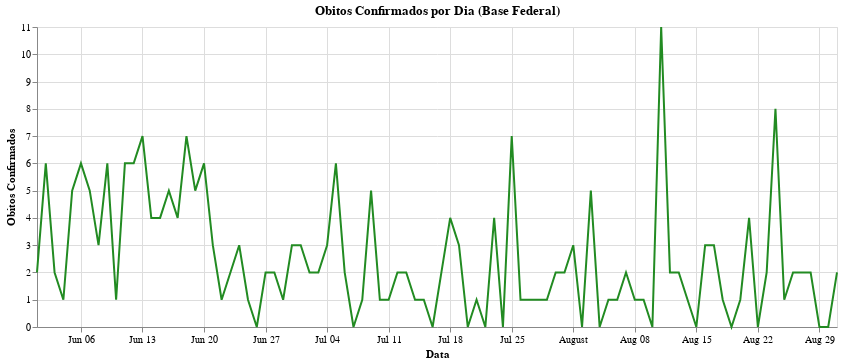

Here is the notebook cell this chart was saved with:
### Code cell
# Gerando o Gráfico de Obitos por Dia com os dados da Base Federail
graph_df_obitosPorDia = alt.Chart(df_obitosPorDia).mark_line().encode(
    alt.X('data:T', title='Data'),
    alt.Y('obitos_confirmados:Q', title='Obitos Confirmados'),
    color=alt.value('forestgreen')
).properties(
    width=800,
    title='Obitos Confirmados por Dia (Base Federal)'
)

graph_df_obitosPorDia

### Figure 1 — Vega-Lite specification as saved in the notebook (floating-point values rounded to 4 significant figures)
{"config": {"view": {"continuousWidth": 400, "continuousHeight": 300}}, "data": {"name": "data-c42db055c6ce216bc449159793e229f9"}, "mark": "line", "encoding": {"color": {"value": "forestgreen"}, "x": {"type": "temporal", "field": "data", "title": "Data"}, "y": {"type": "quantitative", "field": "obitos_confirmados", "title": "Obitos Confirmados"}}, "title": "Obitos Confirmados por Dia (Base Federal)", "width": 800, "$schema": "https://vega.github.io/schema/vega-lite/v4.8.1.json", "datasets": {"data-c42db055c6ce216bc449159793e229f9": [{"data": "2021-06-01", "obitos_confirmados": 2.0, "media_movel": null}, {"data": "2021-06-02", "obitos_confirmados": 6.0, "media_movel": null}, {"data": "2021-06-03", "obitos_confirmados": 2.0, "media_movel": null}, {"data": "2021-06-04", "obitos_confirmados": 1.0, "media_movel": null}, {"data": "2021-06-05", "obitos_confirmados": 5.0, "media_movel": null}, {"data": "2021-06-06", "obitos_confirmados": 6.0, "media_movel": null}, {"data": "2021-06-07", "obitos_confirmados": 5.0, "media_movel": 3.857}, {"data": "2021-06-08", "obitos_confirmados": 3.0, "media_movel": 4.0}, {"data": "2021-06-09", "obitos_confirmados": 6.0, "media_movel": 4.0}, {"data": "2021-06-10", "obitos_confirmados": 1.0, "media_movel": 3.857}, {"data": "2021-06-11", "obitos_confirmados": 6.0, "media_movel": 4.571}, {"data": "2021-06-12", "obitos_confirmados": 6.0, "media_movel": 4.714}, {"data": "2021-06-13", "obitos_confirmados": 7.0, "media_movel": 4.857}, {"data": "2021-06-14", "obitos_confirmados": 4.0, "media_movel": 4.714}, {"data": "2021-06-15", "obitos_confirmados": 4.0, "media_movel": 4.857}, {"data": "2021-06-16", "obitos_confirmados": 5.0, "media_movel": 4.714}, {"data": "2021-06-17", "obitos_confirmados": 4.0, "media_movel": 5.143}, {"data": "2021-06-18", "obitos_confirmados": 7.0, "media_movel": 5.286}, {"data": "2021-06-19", "obitos_confirmados": 5.0, "media_movel": 5.143}, {"data": "2021-06-20", "obitos_confirmados": 6.0, "media_movel": 5.0}, {"data": "2021-06-21", "obitos_confirmados": 3.0, "media_movel": 4.857}, {"data": "2021-06-22", "obitos_confirmados": 1.0, "media_movel": 4.429}, {"data": "2021-06-23", "obitos_confirmados": 2.0, "media_movel": 4.0}, {"data": "2021-06-24", "obitos_confirmados": 3.0, "media_movel": 3.857}, {"data": "2021-06-25", "obitos_confirmados": 1.0, "media_movel": 3.0}, {"data": "2021-06-27", "obitos_confirmados": 2.0, "media_movel": 2.571}, {"data": "2021-06-26", "obitos_confirmados": 0.0, "media_movel": 1.714}, {"data": "2021-06-28", "obitos_confirmados": 2.0, "media_movel": 1.571}, {"data": "2021-06-29", "obitos_confirmados": 1.0, "media_movel": 1.571}, {"data": "2021-06-30", "obitos_confirmados": 3.0, "media_movel": 1.714}, {"data": "2021-07-01", "obitos_confirmados": 3.0, "media_movel": 1.714}, {"data": "2021-07-02", "obitos_confirmados": 2.0, "media_movel": 1.857}, {"data": "2021-07-03", "obitos_confirmados": 2.0, "media_movel": 1.857}, {"data": "2021-07-04", "obitos_confirmados": 3.0, "media_movel": 2.286}, {"data": "2021-07-05", "obitos_confirmados": 6.0, "media_movel": 2.857}, {"data": "2021-07-06", "obitos_confirmados": 2.0, "media_movel": 3.0}, {"data": "2021-07-07", "obitos_confirmados": 0.0, "media_movel": 2.571}, {"data": "2021-07-08", "obitos_confirmados": 1.0, "media_movel": 2.286}, {"data": "2021-07-09", "obitos_confirmados": 5.0, "media_movel": 2.714}, {"data": "2021-07-10", "obitos_confirmados": 1.0, "media_movel": 2.571}, {"data": "2021-07-11", "obitos_confirmados": 1.0, "media_movel": 2.286}, {"data": "2021-07-12", "obitos_confirmados": 2.0, "media_movel": 1.714}, {"data": "2021-07-13", "obitos_confirmados": 2.0, "media_movel": 1.714}, {"data": "2021-07-14", "obitos_confirmados": 1.0, "media_movel": 1.857}, {"data": "2021-07-15", "obitos_confirmados": 1.0, "media_movel": 1.857}, {"data": "2021-07-16", "obitos_confirmados": 0.0, "media_movel": 1.143}, {"data": "2021-07-17", "obitos_confirmados": 2.0, "media_movel": 1.286}, {"data": "2021-07-18", "obitos_confirmados": 4.0, "media_movel": 1.714}, {"data": "2021-07-19", "obitos_confirmados": 3.0, "media_movel": 1.857}, {"data": "2021-07-20", "obitos_confirmados": 0.0, "media_movel": 1.571}, {"data": "2021-07-21", "obitos_confirmados": 1.0, "media_movel": 1.571}, {"data": "2021-07-22", "obitos_confirmados": 0.0, "media_movel": 1.429}, {"data": "2021-07-23", "obitos_confirmados": 4.0, "media_movel": 2.0}, {"data": "2021-07-24", "obitos_confirmados": 0.0, "media_movel": 1.714}, {"data": "2021-07-25", "obitos_confirmados": 7.0, "media_movel": 2.143}, {"data": "2021-07-26", "obitos_confirmados": 1.0, "media_movel": 1.857}, {"data": "2021-07-27", "obitos_confirmados": 1.0, "media_movel": 2.0}, {"data": "2021-07-28", "obitos_confirmados": 1.0, "media_movel": 2.0}, {"data": "2021-07-29", "obitos_confirmados": 1.0, "media_movel": 2.143}, {"data": "2021-07-30", "obitos_confirmados": 2.0, "media_movel": 1.857}, {"data": "2021-07-31", "obitos_confirmados": 2.0, "media_movel": 2.143}, {"data": "2021-08-01", "obitos_confirmados": 3.0, "media_movel": 1.571}, {"data": "2021-08-02", "obitos_confirmados": 0.0, "media_movel": 1.429}, {"data": "2021-08-03", "obitos_confirmados": 5.0, "media_movel": 2.0}, {"data": "2021-08-04", "obitos_confirmados": 0.0, "media_movel": 1.857}, {"data": "2021-08-05", "obitos_confirmados": 1.0, "media_movel": 1.857}, {"data": "2021-08-06", "obitos_confirmados": 1.0, "media_movel": 1.714}, {"data": "2021-08-07", "obitos_confirmados": 2.0, "media_movel": 1.714}, {"data": "2021-08-08", "obitos_confirmados": 1.0, "media_movel": 1.429}, {"data": "2021-08-09", "obitos_confirmados": 1.0, "media_movel": 1.571}, {"data": "2021-08-10", "obitos_confirmados": 0.0, "media_movel": 0.8571}, {"data": "2021-08-11", "obitos_confirmados": 11.0, "media_movel": 2.429}, {"data": "2021-08-12", "obitos_confirmados": 2.0, "media_movel": 2.571}, {"data": "2021-08-13", "obitos_confirmados": 2.0, "media_movel": 2.714}, {"data": "2021-08-14", "obitos_confirmados": 1.0, "media_movel": 2.571}, {"data": "2021-08-15", "obitos_confirmados": 0.0, "media_movel": 2.429}, {"data": "2021-08-16", "obitos_confirmados": 3.0, "media_movel": 2.714}, {"data": "2021-08-17", "obitos_confirmados": 3.0, "media_movel": 3.143}, {"data": "2021-08-18", "obitos_confirmados": 1.0, "media_movel": 1.714}, {"data": "2021-08-19", "obitos_confirmados": 0.0, "media_movel": 1.429}, {"data": "2021-08-20", "obitos_confirmados": 1.0, "media_movel": 1.286}, {"data": "2021-08-21", "obitos_confirmados": 4.0, "media_movel": 1.714}, {"data": "2021-08-22", "obitos_confirmados": 0.0, "media_movel": 1.714}, {"data": "2021-08-23", "obitos_confirmados": 2.0, "media_movel": 1.571}, {"data": "2021-08-24", "obitos_confirmados": 8.0, "media_movel": 2.286}, {"data": "2021-08-25", "obitos_confirmados": 1.0, "media_movel": 2.286}, {"data": "2021-08-26", "obitos_confirmados": 2.0, "media_movel": 2.571}, {"data": "2021-08-27", "obitos_confirmados": 2.0, "media_movel": 2.714}, {"data": "2021-08-28", "obitos_confirmados": 2.0, "media_movel": 2.429}, {"data": "2021-08-29", "obitos_confirmados": 0.0, "media_movel": 2.429}, {"data": "2021-08-30", "obitos_confirmados": 0.0, "media_movel": 2.143}, {"data": "2021-08-31", "obitos_confirmados": 2.0, "media_movel": 1.286}]}}
